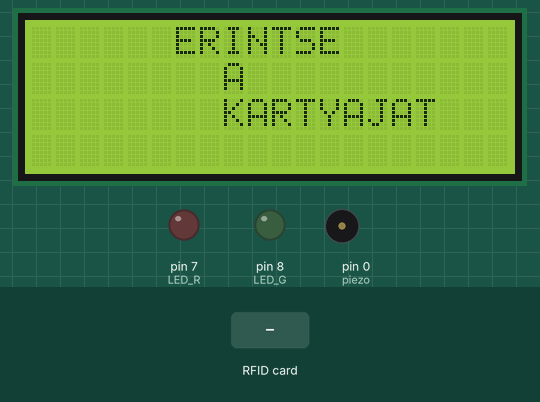
Simulated run of this sketch. Board: Arduino Uno, built with avr-gcc and run on an emulated ATmega328P. On the bench: 20×4 character LCD, output pins drawn as LEDs (lit = HIGH), buzzer (waves = sounding). The inputs (shaded band) are chosen by the test bench. Pins used as bus, display or sensor lines are not drawn; what the sketch prints to the serial monitor is not drawn.

Above: at 5.2 s.
At 8.4 s:
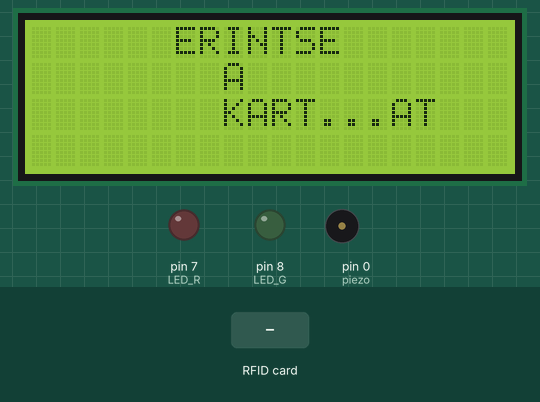
8.5 s: RFID card F0 1E 78 7A held to the reader
At 11.0 s:
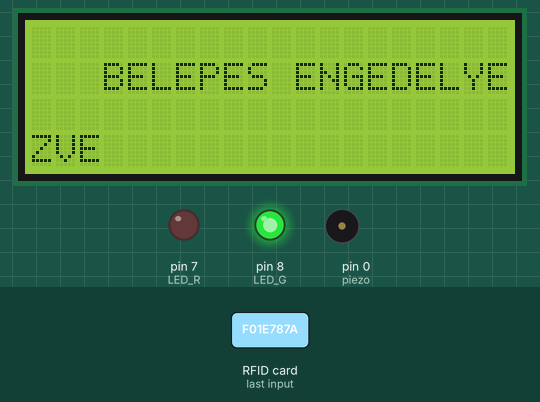
At 21.0 s:
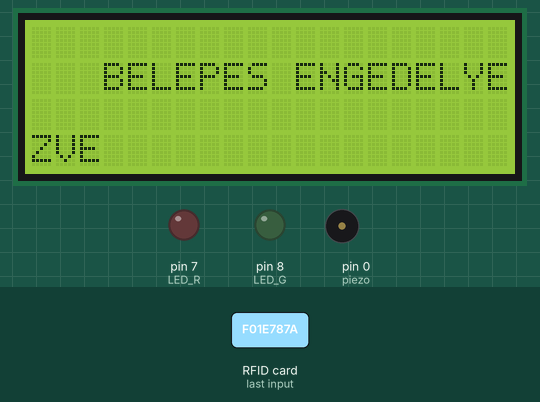
Timing chart, 0 to 21.3 s (numbered marks = the images above; inputs shaded):
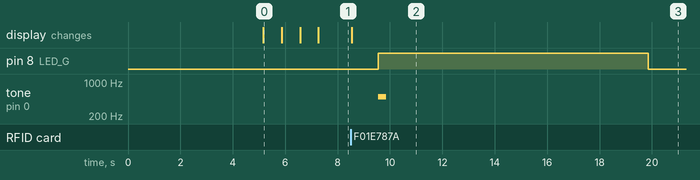

Measured:
- after the input at 8.5 s, pin 8 (LED_G): LOW → HIGH after 1.1 s, → LOW 10.3 s later; tone on pin 0 (piezo): silent → 500 Hz after 1.1 s, → silent 0.30 s later; the display: changes after 0.05 s (image 2)

The sketch:

rfidentrancesystem.ino
```cpp
#include<SPI.h> //Az SPI kommunikációs protokoll használatához szükséges könyvtár
#include<Wire.h> //Wire könyvtár beillesztése az I2C busz használatához
#include<LiquidCrystal_I2C.h> //Az I2C Folyékony kristályos LCD kijelző kezelő könyvtára
#include <MFRC522.h> //Az RFID olvasó használatához szükséges könyvtár

#define SS_PIN 10 //Az SS Soros bemeneti port definiálása
#define RST_PIN 9 //AZ RST vagyis nullázó port definiálása
#define LED_G 8 //Az engedélyezést jelző led portjának a definiálása
#define LED_R 7 //Az elutasítást jelző led portjának a definiálása

MFRC522 mfrc522 (SS_PIN, RST_PIN); //Típus definiálás az MFRC522-es RFID olvasónak
LiquidCrystal_I2C lcd(0x27, 20, 4); //Az általunk használt kijelző karakterkészlete 20 karakter és 3 sor

int piezo = 0; //A piezo elem által használt kimenet tárolása egy globális integer változóban

void setup()
{
  Serial.begin(9600); //A soros porton történő kommunikáció bitrátája
  SPI.begin(); //Az SPI buszon történő kommunikáció indítása
  mfrc522.PCD_Init(); //Az MFRC522-es RFID olvasó modul inicializálása
  pinMode(LED_G, OUTPUT); //Az engedélyezést jelző LED diódát tartalmazó Pin kimenetté alakítása
  pinMode(LED_R, OUTPUT); //Az elutasítást jelző LED diódát tartalmazó Pin kimenetté alakítása
  pinMode(piezo, OUTPUT); //A piezo elemet tartalmazó pin kimenetté alakítása
  lcd.init(); //Az LCD kijelző inicializálása
  lcd.backlight(); //Az LCD kijelző háttérvilágításának bekapcsolása
  lcd.setCursor(6, 0); //Kurzor pozicionálás ez esetben 6. karakter a 0. sorban
  lcd.print("UDOVOZOLJUK"); //Megadott karakterlánc kiíratása
  lcd.setCursor(0, 1); //Kurzor pozicionálás ez esetben 0. karakter a 1. sorban
  lcd.print("A RENDSZER AKTIV"); //Megadott karakterlánc kiíratása
  Serial.println("A RENDSZER AKTIV"); //Megadott karakterlánc kiíratása a soros portra
  lcd.setCursor(9, 2); //Kurzor pozicionálás ez esetben 9. karakter a 2. sorban
  lcd.print(":)"); //Megadott karakterlánc kiíratása
  delay(5000); //Várakozás 5 másodpercig
  Serial.println("Tap your card!"); //Megadott karakterlánc kiíratása
  lcd.clear(); //Az LCD kijelző tartalmának a törlése
  lcd.setCursor(6, 0); //Kurzor pozicionálás ez esetben 6. karakter a 0. sorban
  lcd.print("ERINTSE"); //Megadott karakterlánc kiíratása
  lcd.setCursor(8, 1); //Kurzor pozicionálás ez esetben 8. karakter a 1. sorban
  lcd.print("A"); //Megadott karakterlánc kiíratása
  lcd.setCursor(8, 2); //Kurzor pozicionálás ez esetben 8. karakter a 2. sorban
  lcd.print("KARTYAJAT"); //Megadott karakterlánc kiíratása
  delay(700); //Várakozás 700 milliszekundum ideig
  lcd.setCursor(12, 2); //Kurzor pozicionálás ez esetben 12. karakter a 2. sorban
  lcd.print("."); //Megadott karakterlánc kiíratása
  delay(700); //Várakozás 700 milliszekundum ideig
  lcd.setCursor(13, 2); //Kurzor pozicionálás ez esetben 13. karakter a 2. sorban
  lcd.print("."); //Megadott karakterlánc kiíratása
  delay(700); //Várakozás 700 milliszekundum ideig
  lcd.setCursor(14, 2); //Kurzor pozicionálás ez esetben 14. karakter a 2. sorban
  lcd.print("."); //Megadott karakterlánc kiíratása
}

void loop() //ciklus
{
  if ( !mfrc522.PICC_IsNewCardPresent())//Feltétel vizsgálat, ha új kártya van jelen:
  {
    return; //kilépés a feltétel vizsgálatból
  }
  if (! mfrc522.PICC_ReadCardSerial())//Feltétel vizgsálat kártya ID-jének kiolvasása
  {
    return; //kilépés a feltétel vizsgálatból
  }
  Serial.print("UID tag:"); //Megadott karakterlánc kiíratása a soros portra
  String content = ""; //String típusú üres karakterláncot tartalmazó változó
  byte letter; //Byte típusú változó
  for (byte i = 0; i < mfrc522.uid.size; i++) //for ciklus mely végighalad a kártya ID-ján:
  {
    Serial.print(mfrc522.uid.uidByte[i] < 0x10 ? "0" : ""); //Az ID ben lévő számok Hexadecimális stringre alakítása
    Serial.print(mfrc522.uid.uidByte[i], HEX); //Az átalakított ID kiíratása a soros portra
    content.concat(String(mfrc522.uid.uidByte[i] < 0x10 ? " 0" : " ")); //A content valtozó konkatenálása az ID vel és 0x hozzarendelése
    content.concat(String(mfrc522.uid.uidByte[i], HEX)); //A konkatenáció kiíratása a soros portra
  }
  Serial.println(); //Üres karakterlánc kiíratása a soros portra
  Serial.print("UZENET:"); //Megadott karakterlánc kiíratása a soros portra
  content.toUpperCase(); //A változó tartalmának nagy karakterekre alakítása
  if (content.substring(1) == "F0 1E 78 7A") //Feltétel vizsgálat:
  {
    Serial.println("BELEPES ENGEDELYEZVE"); //Megadott karakterlánc kiíratása a soros portra
    Serial.println(); //Üres karakterlánc kiíratása a soros portra
    lcd.clear(); //Az LCD kijelző tartalmának a törlése
    lcd.setCursor(3, 1); //Kurzor pozicionálás ez esetben 3. karakter a 1. sorban
    lcd.print("BELEPES ENGEDELYEZVE"); //Megadott karakterlánc kiíratása
    delay(1000); //Várakozás 1 másodpercig
    digitalWrite(LED_G, HIGH); //Engedélyezést jelző Led bekapcsolva
    tone(piezo, 500); //Piezo elem megszólaltatása 500 hz frekvencian
    delay(300); //Várakozás 300 milliszekundum ideig
    noTone(piezo); //Piezo eleme elhallgattatása
    delay(10000); //Várakozás 10 másodpercig
    digitalWrite(LED_G, LOW); //Engedélyezést jelző Led kikapcsolva
  }
  else //Egyébként
  {
    Serial.println("BELEPES MEGTAGADVA"); //Megadott karakterlánc kiíratása a soros portra
    Serial.println(); //Üres karakterlánc kiíratása a soros portra
    lcd.clear(); //Az LCD kijelző tartalmának a törlése
    lcd.setCursor(3, 1); //Kurzor pozicionálás ez esetben 3. karakter a 1. sorban
    lcd.print("BELEPES MEGTAGADVA"); //Megadott karakterlánc kiíratása
    digitalWrite(LED_R, HIGH); //Elutasítást jelző Led bekapcsolva
    delay(1000); //Várakozás 1 másodpercig
    tone(piezo, 1200); //Piezo elem megszólaltatása 1200 hz frekvencian
    delay(300); //Várakozás 300 milliszekundum ideig
    noTone(piezo); //Piezo eleme elhallgattatása
    delay(3000); //Várakozás 3 másodpercig
    digitalWrite(LED_R, LOW); //Elutasítást jelző Led kikapcsolva
  }
}
```
